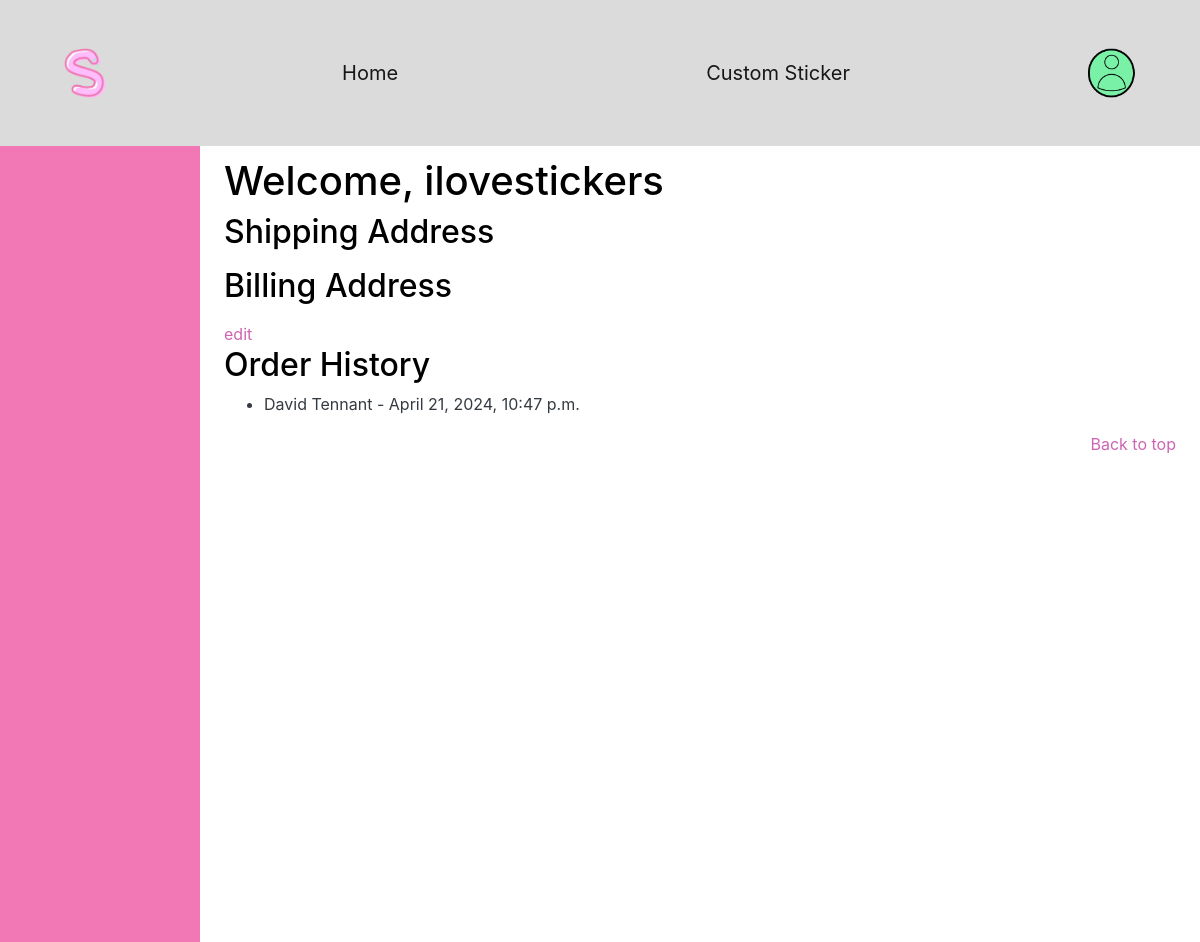
The page /stickerz/dashboard/ (signed in) on the database its author committed.
### stickerz/models.py (models this page shows, shortened)
class Shopper(models.Model):
    user = models.OneToOneField(User, on_delete=models.CASCADE)
    shippingFName = encrypt(models.CharField(max_length=64))
    shippingLName = encrypt(models.CharField(max_length=64))
    shippingAddress = encrypt(models.CharField(max_length=512))
    shippingCountry = encrypt(models.CharField(max_length=64))
    shippingPostcode = encrypt(models.CharField(max_length=8))
    billingFName = encrypt(models.CharField(max_length=64))
    billingLName = encrypt(models.CharField(max_length=64))
    billingAddress = encrypt(models.CharField(max_length=512))
    billingCountry = encrypt(models.CharField(max_length=64))
    billingPostcode = encrypt(models.CharField(max_length=8))
    cardNo = encrypt(models.CharField(max_length=16))
    expiration = encrypt(models.CharField(max_length=4)) # DDMM
    cvv = encrypt(models.CharField(max_length=3))

class Order(models.Model):
    shopper = models.ForeignKey(Shopper, on_delete=models.CASCADE)
    status = models.CharField(max_length=64)
    sticker = models.ForeignKey(Sticker, on_delete=models.CASCADE)
    finish = models.CharField(max_length=40)
    quantity = models.IntegerField()
    timePlaced = models.DateTimeField(auto_now_add=True)

class Sticker(models.Model):
    name = models.CharField(max_length=40)
    image = models.ImageField(upload_to='sticker_images', blank=True)
    price = models.DecimalField(max_digits=5, decimal_places=2)
    category = models.CharField(max_length=40)
    sticker_slug = models.SlugField(unique=True)

### stickerz/views.py (the view)
# urls.py: path('dashboard/', views.dashboard, name='dashboard'),
def dashboard(request):
    user = User.objects.get(username=request.user.username)
    shopper = Shopper.objects.get(user=user)
    orders = Order.objects.filter(shopper=shopper)
    context_dict = {}
    context_dict['shopper'] = shopper
    context_dict['orders'] = orders
    response = render(request, 'stickerz/dashboard.html', context=context_dict)
    response_array = response.content.decode("utf-8").split("\n")
    for line in response_array:
        print(line)
    return response

### templates/stickerz/dashboard.html (shortened to what this page needs)
{% extends 'stickerz/base.html' %}
{% load staticfiles %}
{% block body_block %}
    <h1>Welcome, {{ shopper.user.username }}</h1>
    <h2>Shipping Address</h2>
    <h2>Billing Address</h2>
    <a href="{% url 'stickerz:edit_billing' %}">edit</a>
    <h2>Order History</h2>
    <ul>
        {% for order in orders %}
            <li>{{ order.sticker.name }} - {{ order.timePlaced }}</li>
        {% endfor %}
    </ul>
{% endblock %}

### static/style/theme.css (style rules this page uses)
:root { --blue: #007bff; --indigo: #6610f2; --purple: #6f42c1; --pink: #e83e8c; --red: #FF7851; --orange: #fd7e14; --yellow: #FFCE67; --green: #56CC9D; --teal: #20c997; --cyan: #6CC3D5; --white: #fff; --gray: #888; --gray-dark: #343a40; --primary: #ce64b2; --secondary: #7aeb98; --success: #56CC9D; --info: #6CC3D5; --warning: #FFCE67; --danger: #FF7851; --light: #f8f9fa; --dark: #343a40; --breakpoint-xs: 0; --breakpoint-sm: 576px; --breakpoint-md: 768px; --breakpoint-lg: 992px; --breakpoint-xl: 1200px; --font-family-sans-serif: -apple-system, BlinkMacSystemFont, "Segoe UI", Roboto, "Helvetica Neue", Arial, "Noto Sans", sans-serif, "Apple Color Emoji", "Segoe UI Emoji", "Segoe UI Symbol", "Noto Color Emoji"; --font-family-monospace: SFMono-Regular, Menlo, Monaco, Consolas, "Liberation Mono", "Courier New", monospace; }
*, *::before, *::after { box-sizing: border-box; }
html { font-family: sans-serif; line-height: 1.15; -webkit-text-size-adjust: 100%; -webkit-tap-highlight-color: rgba(0, 0, 0, 0); }
body { font-family: -apple-system, BlinkMacSystemFont, "Segoe UI", Roboto, "Helvetica Neue", Arial, "Noto Sans", sans-serif, "Apple Color Emoji", "Segoe UI Emoji", "Segoe UI Symbol", "Noto Color Emoji"; font-size: 1rem; font-weight: 400; line-height: 1.5; color: #efeced; text-align: left; background-color: #ce64b2; display: flex; flex-direction: column; margin-top: 142px; }
h1, h2, h3, h4, h5, h6 { margin-top: 0; margin-bottom: 0.5rem; }
p, ol, ul, dl { margin-top: 0; margin-bottom: 1rem; }
a { color: #ce64b2; text-decoration: none; background-color: transparent; }
h1, h2, h3, h4, h5, h6, .h1, .h2, .h3, .h4, .h5, .h6 { margin-bottom: 0.5rem; font-weight: 500; line-height: 1.2; color: #000; }
h1, .h1 { font-size: 2.5rem; }
h2, .h2 { font-size: 2rem; }

### rows shown on the page
Shopper: user.username "ilovestickers"
Order: sticker.name "David Tennant", timePlaced "April 21, 2024, 10:47 p.m."
